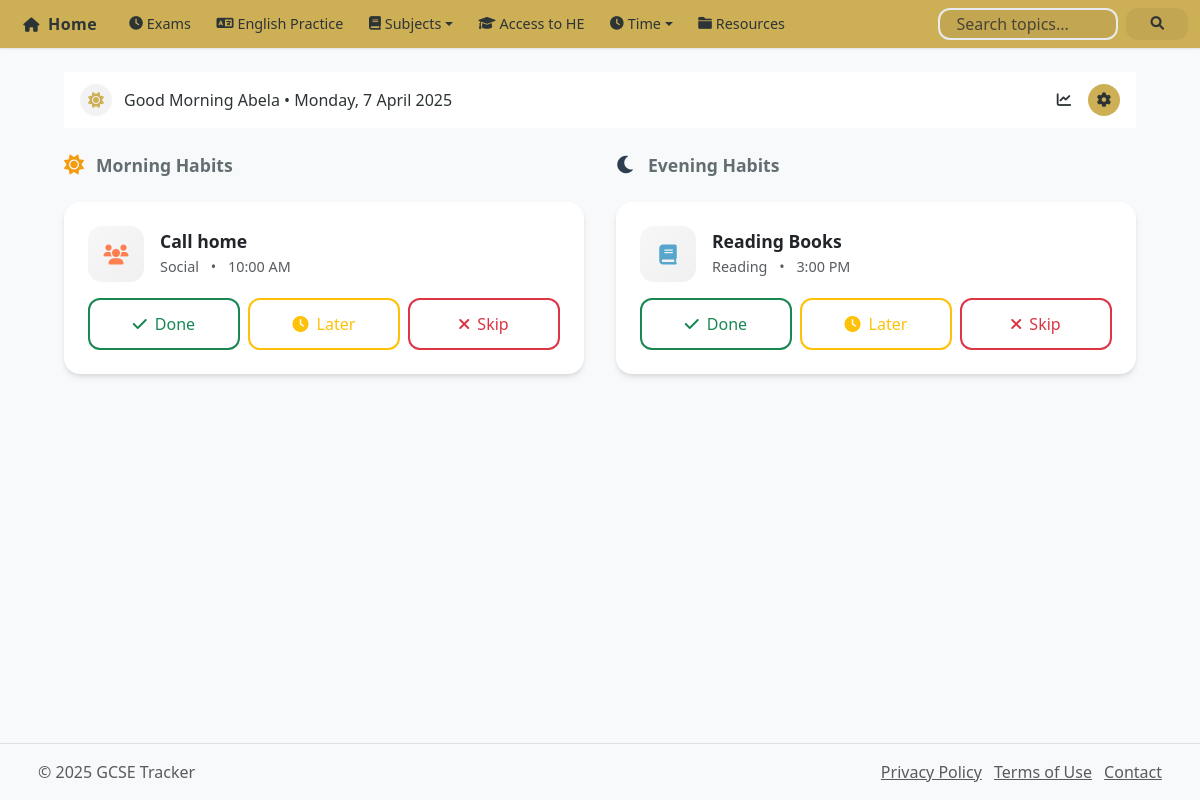
The page /pages/habits/index.php on the database as committed earlier.
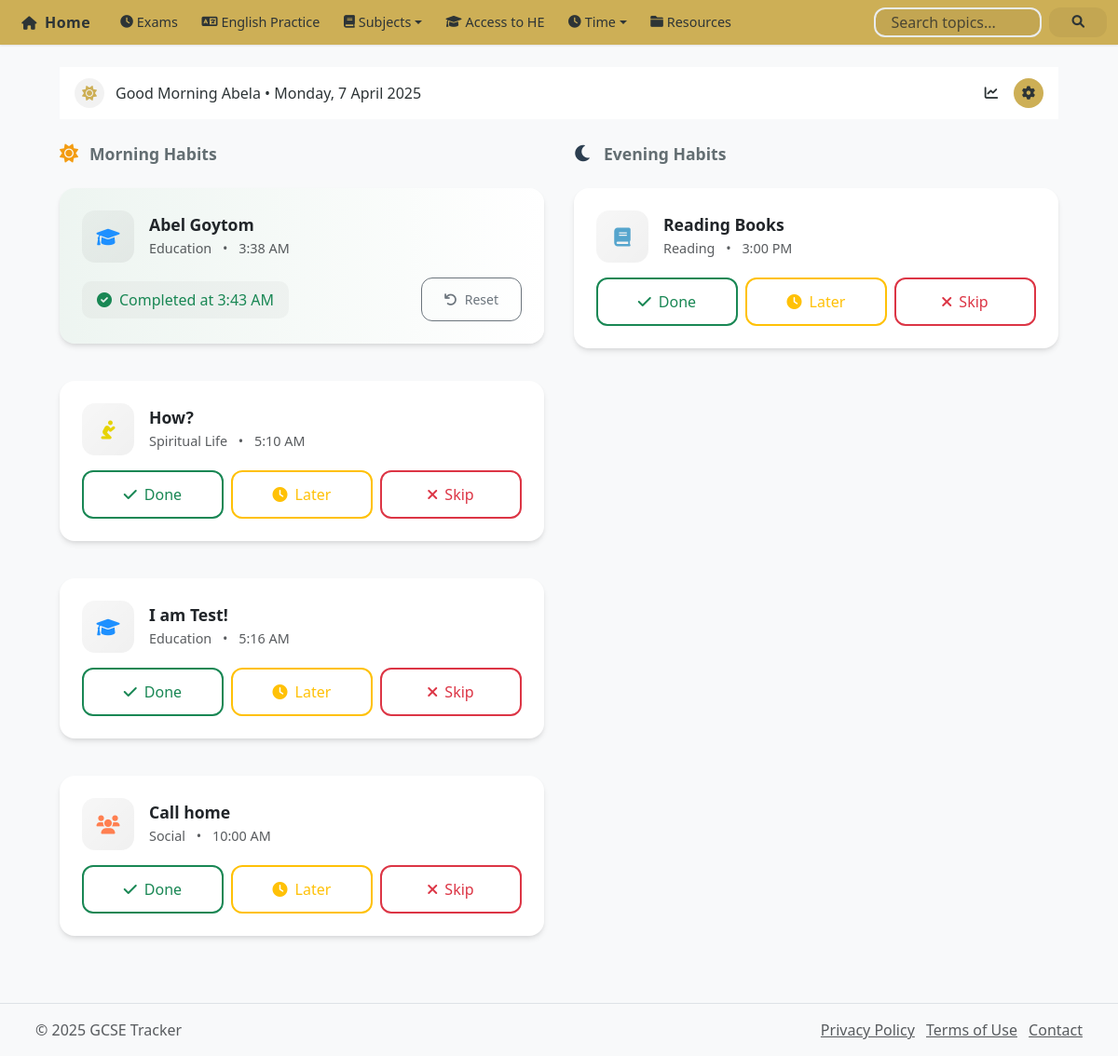
The same page on the database as committed later.
### tables this page shows
CREATE TABLE `habits` (
  `id` int(11) NOT NULL,
  `category_id` int(11) NOT NULL,
  `point_rule_id` int(11) NOT NULL,
  `name` varchar(255) NOT NULL,
  `description` text DEFAULT NULL,
  `icon` varchar(50) DEFAULT 'fas fa-check-circle' COMMENT 'Font Awesome icon class name',
  `target_time` time DEFAULT NULL,
  `current_points` int(11) DEFAULT 0,
  `total_completions` int(11) DEFAULT 0,
  `total_procrastinated` int(11) DEFAULT 0,
  `total_skips` int(11) DEFAULT 0,
  `current_streak` int(11) DEFAULT 0,
  `longest_streak` int(11) DEFAULT 0,
  `success_rate` decimal(5,2) DEFAULT 0.00,
  `is_active` tinyint(1) DEFAULT 1,
  `created_at` timestamp NOT NULL DEFAULT current_timestamp(),
  `updated_at` timestamp NOT NULL DEFAULT current_timestamp() ON UPDATE current_timestamp()
);

CREATE TABLE `habit_categories` (
  `id` int(11) NOT NULL,
  `name` varchar(50) NOT NULL,
  `description` text DEFAULT NULL,
  `color` varchar(7) DEFAULT '#6c757d',
  `icon` varchar(50) DEFAULT 'fas fa-folder' COMMENT 'Font Awesome icon class name',
  `display_order` int(11) DEFAULT 0,
  `created_at` timestamp NOT NULL DEFAULT current_timestamp()
);

### pages/habits/index.php (the view, shortened to what the changed rows need)
<?php
require_once '../../includes/header.php';
require_once '../../includes/db_connect.php';
$today = date('Y-m-d');
$habits_query = "SELECT h.*, hc.name as category_name, hc.color as category_color, hc.icon as category_icon,
                 hpr.name as point_rule_name, hpr.completion_points, hpr.procrastinated_points,
                 (SELECT status FROM habit_completions
                  WHERE habit_id = h.id AND completion_date = ?) as today_status,
                 (SELECT completion_time FROM habit_completions
                  WHERE habit_id = h.id AND completion_date = ?) as completion_time,
                 (SELECT points_earned FROM habit_completions
                  WHERE habit_id = h.id AND completion_date = ?) as today_points
                 FROM habits h
                 LEFT JOIN habit_categories hc ON h.category_id = hc.id
                 LEFT JOIN habit_point_rules hpr ON h.point_rule_id = hpr.id
                 WHERE h.is_active = 1
                 ORDER BY h.target_time";
$stmt = $conn->prepare($habits_query);
$stmt->bind_param("sss", $today, $today, $today);
$stmt->execute();
$habits_result = $stmt->get_result();
$morning_habits = [];
$evening_habits = [];
while ($habit = $habits_result->fetch_assoc()) {
    $time = strtotime($habit['target_time']);
    if ($time < strtotime('12:00:00')) {
        $morning_habits[] = $habit;
    } else {
        $evening_habits[] = $habit;
    }
}
?>
<div class="container-fluid">
    <div class="row g-4">
        <div class="col-lg-6">
            <div class="d-flex flex-column gap-3">
                <?php foreach ($morning_habits as $habit): ?>
                <div class="card border-0 <?php
                    if ($habit['today_status'] === 'completed') echo 'border-success border-2';
                    else if ($habit['today_status'] === 'procrastinated') echo 'border-warning border-2';
                    else if ($habit['today_status'] === 'skipped') echo 'border-danger border-2';
                ?>" data-habit-id="<?php echo $habit['id']; ?>">
                    <div class="card-body">
                        <div class="d-flex align-items-center gap-3 mb-3">
                            <div class="habit-icon" style="color: <?php echo $habit['category_color']; ?>">
                                <i class="<?php echo $habit['category_icon']; ?> fa-lg"></i>
                            </div>
                            <div class="flex-grow-1 min-width-0">
                                <h3 class="mb-1 text-truncate fw-bold" style="font-size: 1.1rem;">
                                    <?php echo htmlspecialchars($habit['name']); ?>
                                </h3>
                                <div class="text-muted text-truncate" style="font-size: 0.9rem;">
                                    <?php echo htmlspecialchars($habit['category_name']); ?>
                                    <span class="mx-2">•</span>
                                    <span class="fw-medium"><?php echo date('g:i A', strtotime($habit['target_time'])); ?></span>
                                </div>
                            </div>
                        </div>
                        <?php if ($habit['today_status']): ?>
                        <div class="d-flex align-items-center justify-content-between">
                            <div class="status-area">
                                <?php
                                $completion_time = $habit['completion_time'] ? date('g:i A', strtotime($habit['completion_time'])) : date('g:i A');
                                switch($habit['today_status']) {
                                    case 'completed':
                                        echo '<div class="status-message text-success d-flex align-items-center gap-2">
                                            <i class="fas fa-check-circle"></i>Completed at ' . $completion_time . '</div>';
                                        break;
                                }
                                ?>
                            </div>
                            <form method="POST" action="update_habit_status.php">
                                <button type="submit" class="btn btn-sm btn-outline-secondary d-flex align-items-center gap-2"
                                        title="Reset status">
                                    <i class="fas fa-undo"></i>
                                    <span class="d-none d-sm-inline">Reset</span>
                                </button>
                            </form>
                        </div>
                        <?php else: ?>
                        <div class="d-flex gap-2">
                            <form method="POST" action="update_habit_status.php" style="flex: 1;">
                                <button type="submit" class="btn w-100 d-flex align-items-center justify-content-center gap-2 btn-outline-success">
                                    <i class="fas fa-check"></i>
                                    <span class="d-none d-sm-inline">Done</span>
                                </button>
                            </form>
                            <form method="POST" action="update_habit_status.php" style="flex: 1;">
                                <button type="button" class="btn-later btn w-100 d-flex align-items-center justify-content-center gap-2 btn-outline-warning">
                                    <i class="fas fa-clock"></i>
                                    <span class="d-none d-sm-inline">Later</span>
                                </button>
                            </form>
                            <form method="POST" action="update_habit_status.php" style="flex: 1;">
                                <button type="button" class="btn-skip btn w-100 d-flex align-items-center justify-content-center gap-2 btn-outline-danger">
                                    <i class="fas fa-times"></i>
                                    <span class="d-none d-sm-inline">Skip</span>
                                </button>
                            </form>
                        </div>
                        <?php endif; ?>
                    </div>
                </div>
                <?php endforeach; ?>
            </div>
        </div>
        <div class="col-lg-6">
            <div class="d-flex flex-column gap-3">
                <?php foreach ($evening_habits as $habit): ?>
                <div class="card border-0 <?php
                    if ($habit['today_status'] === 'completed') echo 'border-success border-2';
                    else if ($habit['today_status'] === 'procrastinated') echo 'border-warning border-2';
                    else if ($habit['today_status'] === 'skipped') echo 'border-danger border-2';
                ?>" data-habit-id="<?php echo $habit['id']; ?>">
                    <div class="card-body">
                        <div class="d-flex align-items-center gap-3 mb-3">
                            <div class="habit-icon" style="color: <?php echo $habit['category_color']; ?>">
                                <i class="<?php echo $habit['category_icon']; ?> fa-lg"></i>
                            </div>
                            <div class="flex-grow-1 min-width-0">
                                <h3 class="mb-1 text-truncate fw-bold" style="font-size: 1.1rem;">
                                    <?php echo htmlspecialchars($habit['name']); ?>
                                </h3>
                                <div class="text-muted text-truncate" style="font-size: 0.9rem;">
                                    <?php echo htmlspecialchars($habit['category_name']); ?>
                                    <span class="mx-2">•</span>
                                    <span class="fw-medium"><?php echo date('g:i A', strtotime($habit['target_time'])); ?></span>
                                </div>
                            </div>
                        </div>
                        <?php if ($habit['today_status']): ?>
                        <div class="d-flex align-items-center justify-content-between">
                            <div class="status-area">
                                <?php
                                $completion_time = $habit['completion_time'] ? date('g:i A', strtotime($habit['completion_time'])) : date('g:i A');
                                switch($habit['today_status']) {
                                    case 'completed':
                                        echo '<div class="status-message text-success d-flex align-items-center gap-2">
                                            <i class="fas fa-check-circle"></i>Completed at ' . $completion_time . '</div>';
                                        break;
                                    case 'procrastinated':
                                        echo '<div class="status-message text-warning d-flex align-items-center gap-2">
                                            <i class="fas fa-clock"></i>Procrastinated at ' . $completion_time . '</div>';
                                        break;
                                    case 'skipped':
                                        echo '<div class="status-message text-danger d-flex align-items-center gap-2">
                                            <i class="fas fa-times-circle"></i>Skipped at ' . $completion_time . '</div>';
                                        break;
                                }
                                ?>
                            </div>
                            <form method="POST" action="update_habit_status.php">
                                <input type="hidden" name="habit_id" value="<?php echo $habit['id']; ?>">
                                <input type="hidden" name="action" value="reset">
                                <button type="submit" class="btn btn-sm btn-outline-secondary d-flex align-items-center gap-2"
                                        title="Reset status">
                                    <i class="fas fa-undo"></i>
                                    <span class="d-none d-sm-inline">Reset</span>
                                </button>
                            </form>
                        </div>
                        <?php else: ?>
                        <div class="d-flex gap-2">
                            <form method="POST" action="update_habit_status.php" style="flex: 1;">
                                <button type="submit" class="btn w-100 d-flex align-items-center justify-content-center gap-2 btn-outline-success">
                                    <i class="fas fa-check"></i>
                                    <span class="d-none d-sm-inline">Done</span>
                                </button>
                            </form>
                            <form method="POST" action="update_habit_status.php" style="flex: 1;">
                                <button type="button" class="btn-later btn w-100 d-flex align-items-center justify-content-center gap-2 btn-outline-warning">
                                    <i class="fas fa-clock"></i>
                                    <span class="d-none d-sm-inline">Later</span>
                                </button>
                            </form>
                            <form method="POST" action="update_habit_status.php" style="flex: 1;">
                                <button type="button" class="btn-skip btn w-100 d-flex align-items-center justify-content-center gap-2 btn-outline-danger">
                                    <i class="fas fa-times"></i>
                                    <span class="d-none d-sm-inline">Skip</span>
                                </button>
                            </form>
                        </div>
                        <?php endif; ?>
                    </div>
                </div>
                <?php endforeach; ?>
            </div>
        </div>
    </div>
</div>
<?php require_once '../../includes/footer.php'; ?>

Rows that differ between the two databases and show on the page:
added habits: name "Abel Goytom", habit_categories.name "Education", target_time "3:38 AM", completion_time "3:43 AM"
added habits: name "How?", habit_categories.name "Spiritual Life", target_time "5:10 AM"
added habits: name "I am Test!", habit_categories.name "Education", target_time "5:16 AM"
